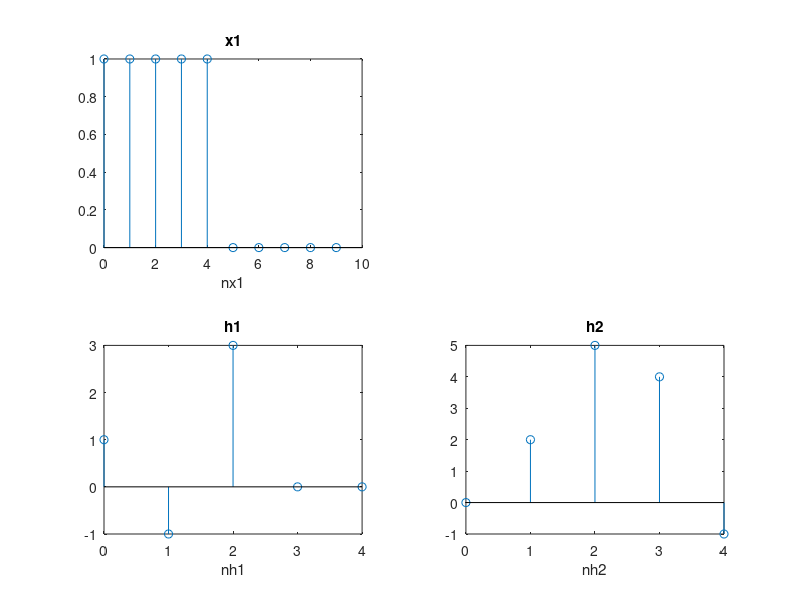
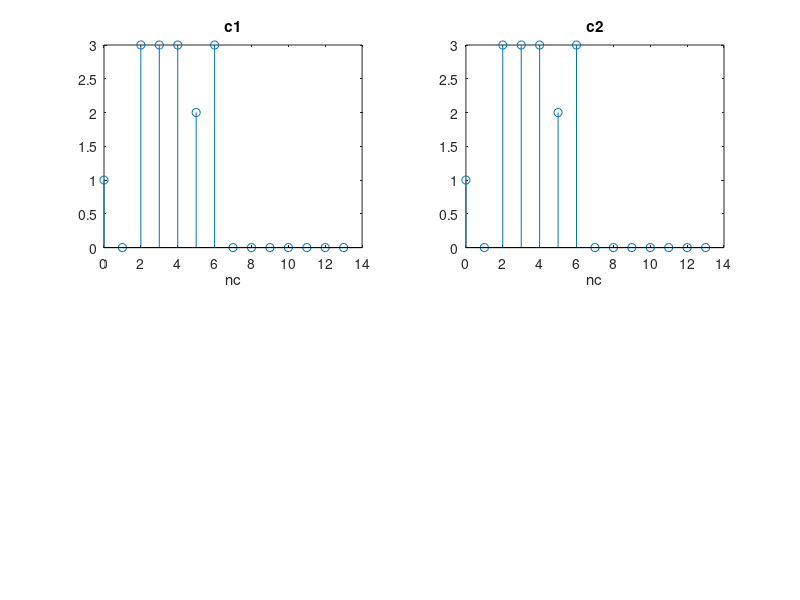
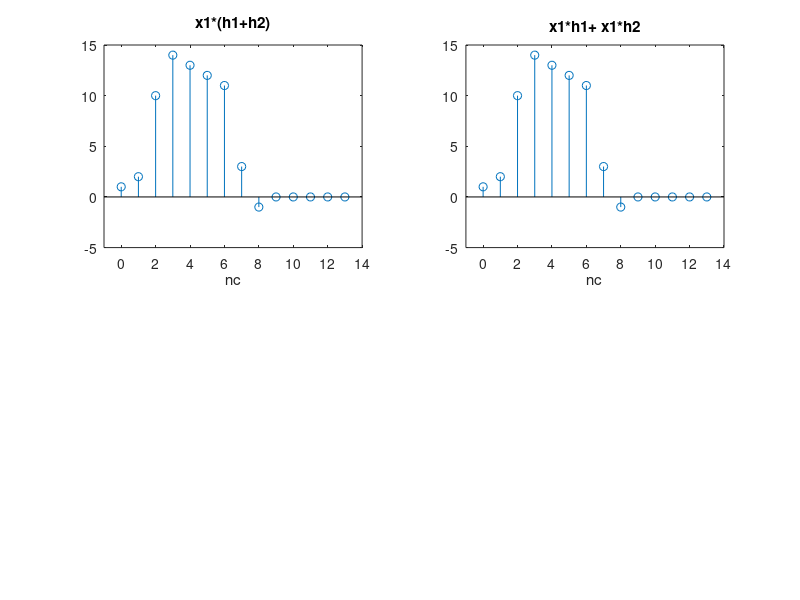
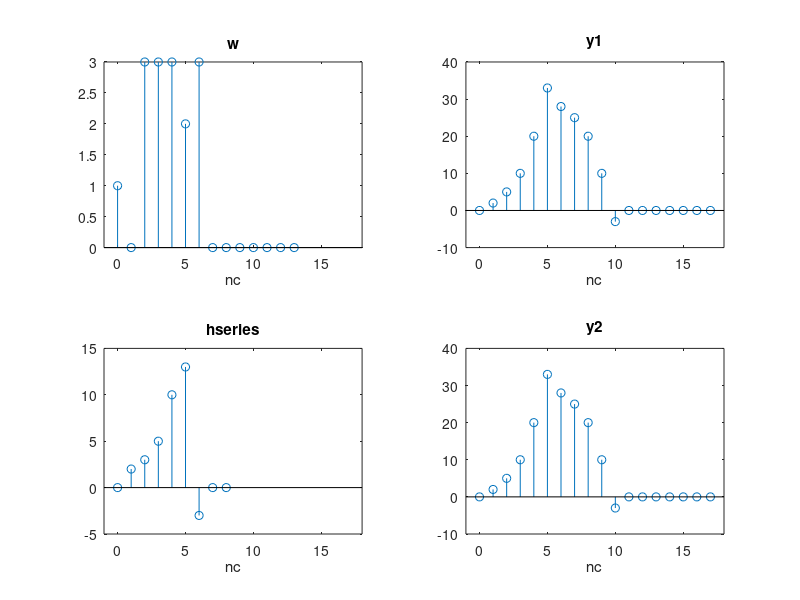

Write the MATLAB code that produced these figures, in order.
%% Ejercicio 8: Propiedades Conmutativa, Asociativa y Distributiva de la Convolución, 
%% y su Aplicación a Sistemas Lineales e Invariantes. 

%%%%%%%%%% a %%%%%%%%%%
nx1=[0:9];
x1=[ones(1,5) zeros(1, 5)];

nh1=[0:4];
h1=[1 -1 3 0 0];

nh2=[0:4];
h2=[0 2 5 4 -1];

figure;
subplot(2,2,1);
stem(nx1,x1);
title('x1');
xlabel('nx1');

subplot(2,2,3);
stem(nh1,h1);
title('h1');
xlabel('nh1');

subplot(2,2,4);
stem(nh2,h2);
title('h2');
xlabel('nh2');

%%%%%%%%%% b %%%%%%%%%%
c1=conv(h1,x1);
c2=conv(x1,h1);
isequal(c1,c2);

nc=[0:13];

figure;
subplot(2,2,1);
stem(nc,c1);
title('c1');
xlabel('nc');

subplot(2,2,2);
stem(nc,c2);
title('c2');
xlabel('nc');

%%%%%%%%%% c %%%%%%%%%%
c1=conv(x1,h1+h2);
c2=conv(x1,h1) + conv(x1,h2);
isequal(c1,c2);

figure;
subplot(2,2,1);
stem(nc,c1);
title('x1*(h1+h2)');
xlabel('nc');
xlim([-1 14]);

subplot(2,2,2);
stem(nc,c2);
title('x1*h1+ x1*h2');
xlabel('nc');
xlim([-1 14]);


%%%%%%%%%% d %%%%%%%%%%
w=conv(x1,h1);
y1=conv(w,h2);
hseries=conv(h1,h2);
y2=conv(x1,hseries);

figure;
subplot(2,2,1);
nc=[0:13];
stem(nc,w);
title('w');
xlabel('nc');
xlim([-1 18]);

subplot(2,2,2);
nc=[0:17];
stem(nc,y1);
title('y1');
xlabel('nc');
xlim([-1 18]);

subplot(2,2,3); 
nc=[0:8];
stem(nc,hseries);
title('hseries');
xlabel('nc');
xlim([-1 18]);

subplot(2,2,4);
nc=[0:17];
stem(nc,y2);
title('y2');
xlabel('nc');
xlim([-1 18]);

%%%%%%%%%% e %%%%%%%%%%
he1=h1;
he2=[zeros(1,2) he1];
nhe1=nh1;
nhe2=[nhe1 5 6 ];

ye1=conv(he1,x1);
nye1 =[0:13];
ye2=conv(he2,x1);
ye3=ye1;
nye2=[0:15];
nye3=nye1+2;

figure;
subplot(2,2,1);
stem(nye1,ye1);
title('ye1[n]');
xlim([-1 16]);

subplot(2,2,2);
stem(nye2,ye2);
title('ye2[n]');
xlim([-1 16]);


subplot(2,2,3);
stem(nye3,ye3);
title('ye1[n-2]');
xlim([-1 16]);


%%%%%%%%%% f %%%%%%%%%%
%% POR ACABAR

nw=nx1;
w=(nx1+1).*x1;
yf1=conv(w,h1);

figure;
subplot(2,3,1);
stem(nw,w);
title("w");
xlim([-1 18]);


subplot(2,3,2);
stem([nx1(1)+nh1(1):nx1(end)+nh1(end)], yf1);
title("yf1");
xlim([-1 18]);


nu=[0:4];
u=[1 zeros(1,4)];

nhf1=nu;
hf1=(nu + 1).*u;
subplot(2,3,3);
stem(nhf1,hf1);
title("hf1");
xlim([-1 18]);


hseries=conv(hf1,h1);
subplot(2,3,4);
stem([nhf1(1)+nh1(1):nhf1(end)+nh1(end)],hseries);
title("hseries");
xlim([-1 18]);


yf2=conv(x1,hseries);
subplot(2,3,5);
stem([nhf1(1)+nh1(1)+nx1(1):nhf1(end)+nh1(end)+nx1(end)], yf2);
title("yf2");
xlim([-1 18]);

%%%%%%%%%% g %%%%%%%%%%
xg=[2 0 0 0 0];
nxg=[0:4];
yga=xg.^2;
nyga=nxg;
figure;
subplot(2,3,1);
stem(nyga,yga);
title('yga[n]');

ygb=conv(xg,h2);
nygb=[0:8];
subplot(2,3,2);
stem(nygb,ygb);
title('ygb[n]');

yg1=[yga 0 0 0 0]+ygb;
nyg1=[0:8];
subplot(2,3,3);
stem(nyg1,yg1);
title('yg1[n]');
